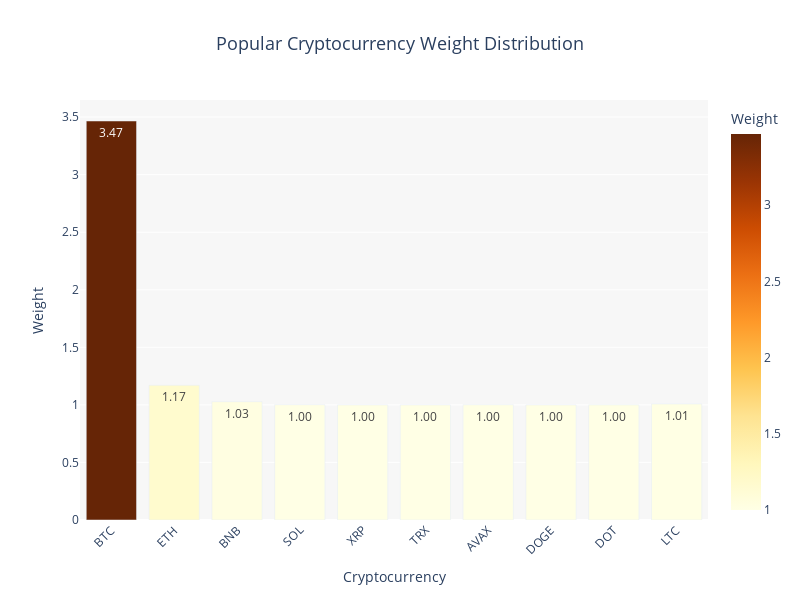

The notebook cell this image was saved under:
### Markdown cell above
## Explore Top 10 Cryptos Popularity<a id='popularity'></a>

### Code cell
global_min = ohlcv_data['weightedAverage'].min()
global_max = ohlcv_data['weightedAverage'].max()

ohlcv_data['weighted_score'] = ohlcv_data['weightedAverage'].apply(
    lambda x: 1 + (x - global_min) / (global_max - global_min) * 9
)

# Create a new DataFrame with unique symbols and their normalized weighted scores
unique_crypto_weights = ohlcv_data[['symbol', 'weighted_score']].drop_duplicates(subset='symbol')

display(unique_crypto_weights)

fig = px.bar(
    unique_crypto_weights,
    x='symbol',
    y='weighted_score',
    text='weighted_score',
    color='weighted_score',
    color_continuous_scale=px.colors.sequential.YlOrBr,
    title='Popular Cryptocurrency Weight Distribution',
    labels={'symbol': 'Cryptocurrency', 'weighted_score': 'Weight'}
)

fig.update_traces(
    texttemplate='%{text:.2f}',  # Show text inside the bars
    textposition='inside'
)
fig.update_layout(
    width=800, 
    height=600,
    xaxis=dict(title='Cryptocurrency', tickangle=-45),  
    yaxis=dict(title='Weight'),
    coloraxis_colorbar=dict(title="Weight"), 
    title=dict(font=dict(size=18), x=0.5), 
    plot_bgcolor='rgba(240,240,240,0.5)' 
)

# Show the plot
fig.show()

### Figure 1 — Plotly figure (JSON) as saved in the notebook; plotly's stock layout.template omitted (floating-point values rounded to 4 significant figures)
{"data": [{"alignmentgroup": "True", "hovertemplate": "Cryptocurrency=%{x}<br>Weight=%{marker.color}<extra></extra>", "legendgroup": "", "marker": {"color": [3.466, 1.17, 1.028, 1.002, 1.0, 1.0, 1.001, 1.0, 1.0, 1.008], "coloraxis": "coloraxis", "pattern": {"shape": ""}}, "name": "", "offsetgroup": "", "orientation": "v", "showlegend": false, "text": [3.466, 1.17, 1.028, 1.002, 1.0, 1.0, 1.001, 1.0, 1.0, 1.008], "textposition": "inside", "texttemplate": "%{text:.2f}", "type": "bar", "x": ["BTC", "ETH", "BNB", "SOL", "XRP", "TRX", "AVAX", "DOGE", "DOT", "LTC"], "xaxis": "x", "y": [3.466, 1.17, 1.028, 1.002, 1.0, 1.0, 1.001, 1.0, 1.0, 1.008], "yaxis": "y"}], "layout": {"barmode": "relative", "coloraxis": {"colorbar": {"title": {"text": "Weight"}}, "colorscale": [[0, "rgb(255,255,229)"], [0.125, "rgb(255,247,188)"], [0.25, "rgb(254,227,145)"], [0.375, "rgb(254,196,79)"], [0.5, "rgb(254,153,41)"], [0.625, "rgb(236,112,20)"], [0.75, "rgb(204,76,2)"], [0.875, "rgb(153,52,4)"], [1, "rgb(102,37,6)"]]}, "height": 600, "legend": {"tracegroupgap": 0}, "plot_bgcolor": "rgba(240,240,240,0.5)", "title": {"font": {"size": 18}, "text": "Popular Cryptocurrency Weight Distribution", "x": 0.5}, "width": 800, "xaxis": {"anchor": "y", "domain": [0, 1], "tickangle": -45, "title": {"text": "Cryptocurrency"}}, "yaxis": {"anchor": "x", "domain": [0, 1], "title": {"text": "Weight"}}}}
